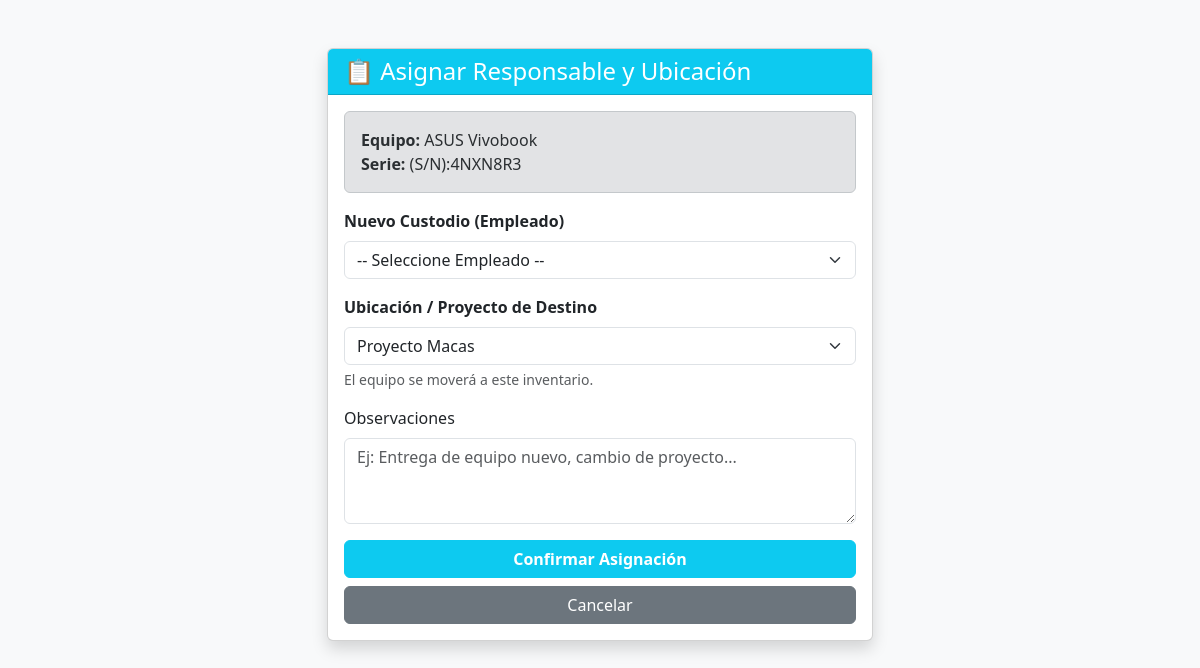
Page /views/admin/asignar.php?id=22 (signed in) on the committed database.
### tables this page shows
CREATE TABLE `activos` (
  `id_activo` int(11) NOT NULL,
  `codigo_interno` varchar(50) NOT NULL,
  `serie` varchar(100) DEFAULT NULL,
  `marca` varchar(50) DEFAULT NULL,
  `modelo` varchar(100) DEFAULT NULL,
  `estado` enum('Operativo','Dañado','Mantenimiento','Baja') DEFAULT 'Operativo',
  `id_categoria` int(11) NOT NULL,
  `id_sede_actual` int(11) NOT NULL,
  `id_usuario_responsable` int(11) DEFAULT NULL,
  `observaciones` text DEFAULT NULL,
  `fecha_registro` timestamp NOT NULL DEFAULT current_timestamp(),
  `necesita_insumos` enum('SI','NO') DEFAULT 'NO'
);

CREATE TABLE `sedes` (
  `id_sede` int(11) NOT NULL,
  `nombre` varchar(100) NOT NULL,
  `direccion` varchar(255) DEFAULT NULL
);

### models/Activo.php (called while the page is built, shortened)
<?php
require_once __DIR__ . '/../config/conexion.php';
class Activo {
    private $conn;
    private $table_name = "activos";
    public function __construct() {
        $database = new Conexion();
        $this->conn = $database->getConexion();
    }
    public function obtenerPorId($id) {
        $query = "SELECT * FROM " . $this->table_name . " WHERE id_activo = ? LIMIT 0,1";
        $stmt = $this->conn->prepare($query);
        $stmt->bindParam(1, $id);
        $stmt->execute();
        return $stmt->fetch(PDO::FETCH_ASSOC);
    }
}
?>

### config/conexion.php (called while the page is built, shortened)
<?php
class Conexion {
    private $host = "localhost";
    private $db_name = "kluane_inventario";
    private $username = "root";
    private $password = "";
    public function getConexion() {
        $this->conn = null;
        try {
            $this->conn = new PDO("mysql:host=" . $this->host . ";dbname=" . $this->db_name, $this->username, $this->password);
            $this->conn->exec("set names utf8");
            $this->conn->setAttribute(PDO::ATTR_ERRMODE, PDO::ERRMODE_EXCEPTION);
        } catch(PDOException $exception) {
            echo "Error de conexión: " . $exception->getMessage();
        }
        return $this->conn;
    }
}
?>

### views/admin/asignar.php (the view, shortened to what this page needs)
<?php
require_once '../../models/Activo.php';
require_once '../../config/conexion.php';
$activoModel = new Activo();
$activo = $activoModel->obtenerPorId($_GET['id']);
$db = new Conexion();
$conn = $db->getConexion();
$stmtSedes = $conn->prepare("SELECT * FROM sedes ORDER BY nombre ASC");
$stmtSedes->execute();
$sedes = $stmtSedes->fetchAll(PDO::FETCH_ASSOC);
?>
<!DOCTYPE html>
<html lang="es">
<head>
    <link href="https://cdn.jsdelivr.net/npm/bootstrap@5.3.0/dist/css/bootstrap.min.css" rel="stylesheet">
</head>
<body class="bg-light">
    <div class="container mt-5">
        <div class="row justify-content-center">
            <div class="col-md-6">
                <div class="card shadow">
                    <div class="card-header bg-info text-white">
                        <h4 class="mb-0">📋 Asignar Responsable y Ubicación</h4>
                    </div>
                    <div class="card-body">
                        <div class="alert alert-secondary">
                            <strong>Equipo:</strong> <?php echo $activo['marca'] . " " . $activo['modelo']; ?><br>
                            <strong>Serie:</strong> <?php echo $activo['serie']; ?>
                        </div>
                        <form action="../../controllers/ActivoController.php?accion=asignar" method="POST">
                            <div class="mb-3">
                                <label class="form-label fw-bold">Nuevo Custodio (Empleado)</label>
                                <select name="id_usuario" class="form-select" required>
                                    <option value="">-- Seleccione Empleado --</option>
                                </select>
                            </div>
                            <div class="mb-3">
                                <label class="form-label fw-bold">Ubicación / Proyecto de Destino</label>
                                <select name="id_sede" class="form-select" required>
                                    <?php foreach($sedes as $sede): ?>
                                        <option value="<?php echo $sede['id_sede']; ?>"
                                            <?php
                                            if($activo['id_sede_actual'] == $sede['id_sede']) echo 'selected';
                                            ?>>
                                            <?php echo $sede['nombre']; ?>
                                        </option>
                                    <?php endforeach; ?>
                                </select>
                                <div class="form-text">El equipo se moverá a este inventario.</div>
                            </div>
                            <div class="mb-3">
                                <label class="form-label">Observaciones</label>
                                <textarea name="observacion" class="form-control" rows="3" placeholder="Ej: Entrega de equipo nuevo, cambio de proyecto..."></textarea>
                            </div>
                            <div class="d-grid gap-2">
                                <button type="submit" class="btn btn-info text-white fw-bold">Confirmar Asignación</button>
                                <a href="dashboard.php" class="btn btn-secondary">Cancelar</a>
                            </div>
                        </form>
                    </div>
                </div>
            </div>
        </div>
    </div>
</body>
</html>

### rows in the picture
activos: marca "ASUS", modelo "Vivobook", serie "(S/N):4NXN8R3", id_sede "Proyecto Macas"
